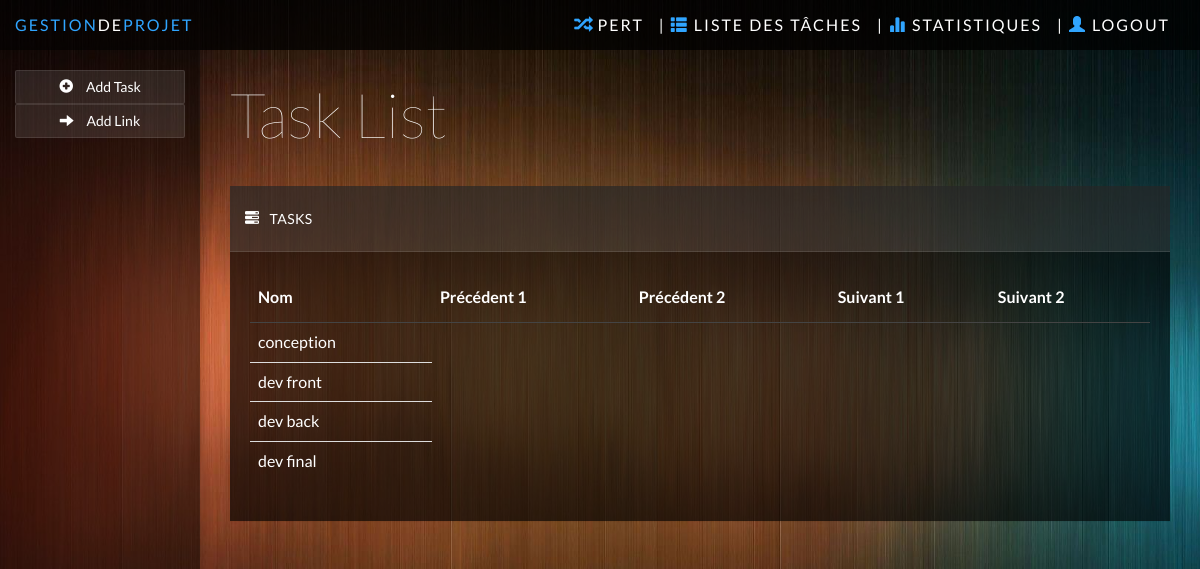
Page /tasklist.php on the earlier database version.
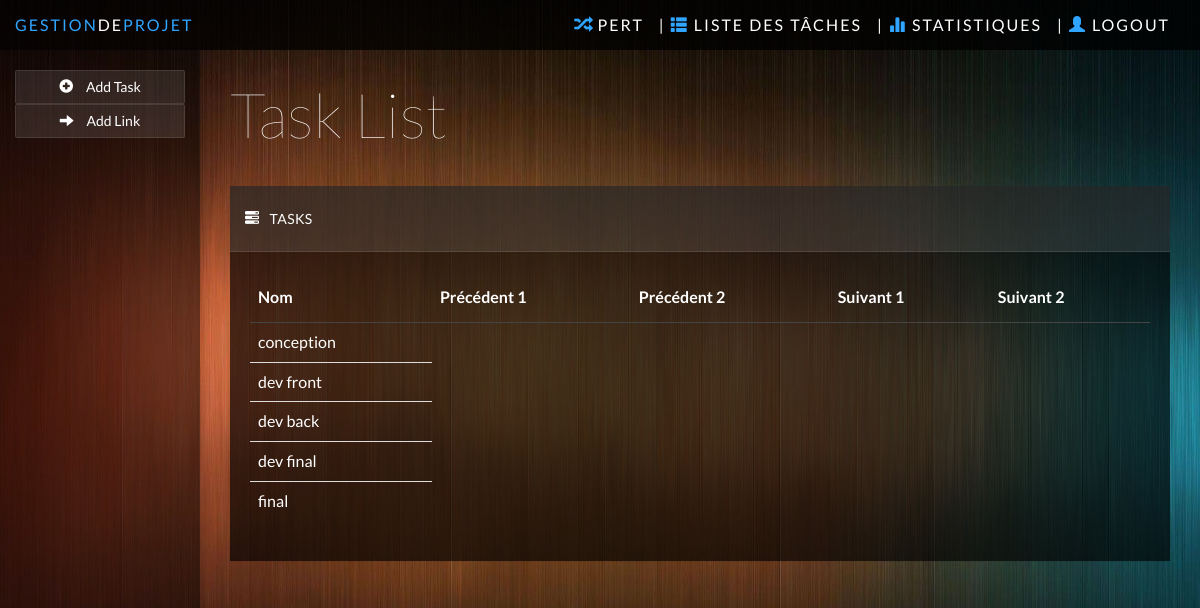
Same page on the later database version.
### tables this page shows
CREATE TABLE IF NOT EXISTS `tache` (
  `id` int(10) NOT NULL AUTO_INCREMENT,
  `idProjet` int(10) NOT NULL,
  `nom` varchar(50) NOT NULL,
  `suivant1` varchar(50) NOT NULL,
  `suivant2` varchar(50) NOT NULL,
  `precedent1` varchar(50) NOT NULL,
  `precedent2` varchar(50) NOT NULL,
  PRIMARY KEY (`id`)
);

### models/cnx.php (called while the page is built)
<?php
function getBdd() {
	try
	{
		$bdd = new PDO('mysql:host=localhost;dbname=m1bd;charset=utf8', 'root', '');
	}
	catch(Exception $e)
	{
	        die('Erreur : '.$e->getMessage());
	}
  return $bdd;
}
?>

### models/Project.php (called while the page is built, shortened)
<?php
require("Task.php");
class Project
{
	var $bdd;
	private static $_instance = null;
	function __construct($nom, $tacheDebut, $tacheFin, $simulationMC)
	{
		$this->bdd = getBdd();
		$this->bdd->query('INSERT INTO `projet` (`id`, `nomp`, `description`) VALUES (NULL, $nom, `desc`)');
		$this->loadListeTaches();
	}
	function loadListeTaches()
	{
		$reponse = $this->bdd->query('SELECT * FROM tache');
		while ($donnees = $reponse->fetch())
		{
			$tache = new Task($donnees['nom'], $this);
			$tache->loadLoi();
		}
	}
	public static function getInstance() {
		if(is_null(self::$_instance)) {
			self::$_instance = new Project('Gna', null, null, null);
		}
		return self::$_instance;
	}
}
?>

### models/Task.php (called while the page is built, shortened)
<?php
require("cnx.php");
class Task
{
	var $bdd;
	function __construct($nom, $projet)
	{
		$this->nom = $nom;
		$this->bdd = getBdd();
	}
	public function loadLoi()
	{
		$reponse = $this->bdd->query('SELECT l.* FROM tache t, loi l where t.id = l.idTache');
		$loi = $reponse->fetch();
		if($loi['nom'] == LoiEnum::Beta) {
			$reponse = $this->bdd->query('SELECT b.* FROM loi l, loiBeta b where l.id = b.id');
			$beta = $reponse->fetch();
		} else if($loi['nom'] == LoiEnum::Triangulaire) {
			$reponse = $this->bdd->query('SELECT t.* FROM loi l, loiTriangulaire t where l.id = t.id');
			$triangulaire = $reponse->fetch();
			$this->loi = new LoiTriangulaire($loi['valeurMin'], $loi['valeurMax'], $triangulaire['c']);
		} else if($loi['nom'] == LoiEnum::Normale) {
			$reponse = $this->bdd->query('SELECT n.* FROM loi l, loiNormale n where l.id = n.id');
			$normale = $reponse->fetch();
			$this->loi = new LoiNormaleTronquee($loi['valeurMin'], $loi['valeurMax'], $normale['mu'], $normale['sigma']);
		} else if($loi['nom'] == LoiEnum::Uniforme) {
			$this->loi = new LoiRand($loi['valeurMin'], $loi['valeurMax']);
		} else if($loi['nom'] == LoiEnum::SansLoi) {
			$this->loi = new SansLoi($loi['valeurMax']);
		}
	}
}
?>

### tasklist.php (the view, shortened to what this page needs)
<?php
require("models/Project.php");
$project = Project::getInstance();
?>
<html>
<head>
<link href="css/bootstrap.min.css" rel="stylesheet">
<link href="css/datepicker3.css" rel="stylesheet">
<link href="css/styles.css" rel="stylesheet">
<link href="css/joint.css" rel="stylesheet">
</head>
<body>
	<?php
		require 'navbar.php';
	?>
	<?php
		require 'sidebar.php';
	?>
	<div class="col-sm-9 col-sm-offset-3 col-lg-10 col-lg-offset-2 main">
        <div class="row">
            <div class="col-lg-12">
                <h1 class="page-header">Task List</h1>
            </div>
        </div>
        <div class="row">
            <div class="col-lg-12">
                <div class="panel panel-default">
                    <div class="panel-heading"><span class="glyphicon glyphicon-tasks"></span>Tasks</div>
                    	<div class="panel-body">
                        <table class="table">
                            <thead>
                            	<tr>
                                <th>Nom</th>
                                <th>Précédent 1</th>
                                <th>Précédent 2</th>
                                <th>Suivant 1</th>
                                <th>Suivant 2</th>
                              </tr>
                            </thead>
                            <tbody>
                            	<?php
															foreach ($project->listeTaches as $task) {
	                            ?>
	                            <tr>
	                                <td><?php echo $task->nom;}?></td>
	                            </tr>
                            </tbody>
                      </table>
                    </div>
                </div>
            </div>
        </div>
    </div>
</body>
</html>

### navbar.php (shortened to what this page needs)
<nav class="navbar navbar-inverse navbar-fixed-top" role="navigation">
  <div class="container-fluid">
    <div class="navbar-header">
      <a class="navbar-brand" href="index.php"><span>Gestion</span>De<span>Projet</span></a>
              <ul class="nav navbar-top-links navbar-right">
                      <a href="login.php" class="navbar-brand">| <span class="glyphicon glyphicon-user"></span> Logout</a>
      </ul>
              <ul class="nav navbar-top-links navbar-right">
                      <a href="stats.php" class="navbar-brand">| <span class="glyphicon glyphicon-stats"></span> Statistiques</a>
              </ul>
              <ul class="nav navbar-top-links navbar-right">
                      <a href="tasklist.php" class="navbar-brand">| <span class="glyphicon glyphicon-th-list"></span> Liste Des Tâches</a>
              </ul>
              <ul class="nav navbar-top-links navbar-right">
                      <a href="index.php" class="navbar-brand"><span class="glyphicon glyphicon-random"></span> Pert</a>
              </ul>
    </div>
  </div>
</nav>

### sidebar.php (shortened to what this page needs)
<div id="sidebar-collapse" class="col-sm-3 col-lg-2 sidebar">
        <div class="col-md-12">
            <br>
            <button class="btn btn-default btn-block" type="button" name="submit" id="addTaskButton">
                <span class="glyphicon glyphicon-plus-sign" aria-hidden="true"></span> Add Task</button>
        </div>
        <div class="col-md-12">
            <button class="btn btn-default btn-block" type="button" name="submit" id="addLinkButton">
                <span class="glyphicon glyphicon-arrow-right" aria-hidden="true"></span> Add Link</button>
        </div>
</div>

### css/styles.css (style rules this page uses)
body { background-color: #444; background-image: url(../img/bg.jpg); background-size: cover; -webkit-background-size: cover; -moz-background-size: cover; -o-background-size: cover; font-family: 'Lato'; padding-top: 50px; color: #fff; }
.row { margin: 0; }
.panel-body { padding: 20px; }
.main { padding-bottom: 20px; }
a, a:hover, a:focus { color: #fff; }
h1, h2, h3, h4, h5, h6 { color: #fff; }
h1 { font-weight: 100; font-size: 62px; }
.navbar-header .navbar-brand { color: #fff; font-size: 16px; text-transform: uppercase; font-weight: 500; letter-spacing: 2px; }
.navbar-header .navbar-brand span { color: #30a5ff; }
.btn-default, .btn-default:hover, .btn-default:focus, .btn-default:active, .btn-default.active, .open > .dropdown-toggle.btn-default, .btn-default.disabled, .btn-default[disabled], fieldset[disabled] .btn-default, .btn-default.disabled:hover, .btn-default[disabled]:hover, fieldset[disabled] .btn-default:hover, .btn-default.disabled:focus, .btn-default[disabled]:focus, fieldset[disabled] .btn-default:focus, .btn-default.disabled:active, .btn-default[disabled]:active, fieldset[disabled] .btn-default:active, .btn-default.disabled.active, .btn-default[disabled].active, fieldset[disabled] .btn-default.active { background-color: rgba(255, 255, 255, .1); border-color: rgba(255, 255, 255, .1); color: #fff; }
.btn { border-radius: 2px; }
.panel { border: 0; background: #333; background: rgba(0, 0, 0, .65); border-radius: 0; margin-top: -1px; }
.panel-heading { font-size: 18px; font-weight: 300; letter-spacing: 0.025em; height: 66px; line-height: 45px; border-radius: 0; }
.panel-default .panel-heading { background: #444; background: rgba(255, 255, 255, .1); border-bottom: 1px solid rgba(255, 255, 255, .1); color: #fff; text-transform: uppercase; font-size: 14px; font-weight: 500; }
.navbar { border: 0; background: rgba(0, 0, 0, .75); }
.sidebar { display: block; background-color: #333; background: rgba(0, 0, 0, .5); padding: 0; display: none; }
@media (min-width: 768px) { .sidebar { display: block; position: fixed; top: 50px; bottom: 0; left: 0; z-index: 1000; display: block; margin: 0; padding: 0; overflow-x: hidden; overflow-y: auto; box-shadow: 1px 0px 10px rgba(0, 0, 0, .25); } }
@media (min-width: 768px) { .navbar-header { width: 100%; } }
.sidebar span.glyphicon { margin-right: 10px; }
h1.page-header { margin-top: 30px; margin-bottom: 30px; border-bottom: 0; color: #fff; }
.panel-heading .glyphicon { margin-right: 10px; }
.table { background: none; }
.table>thead>tr>th { border-bottom: 1px solid #444; vertical-align: middle; height: 50px; }

Differences in the rows shown:
added tache: nom "final"
